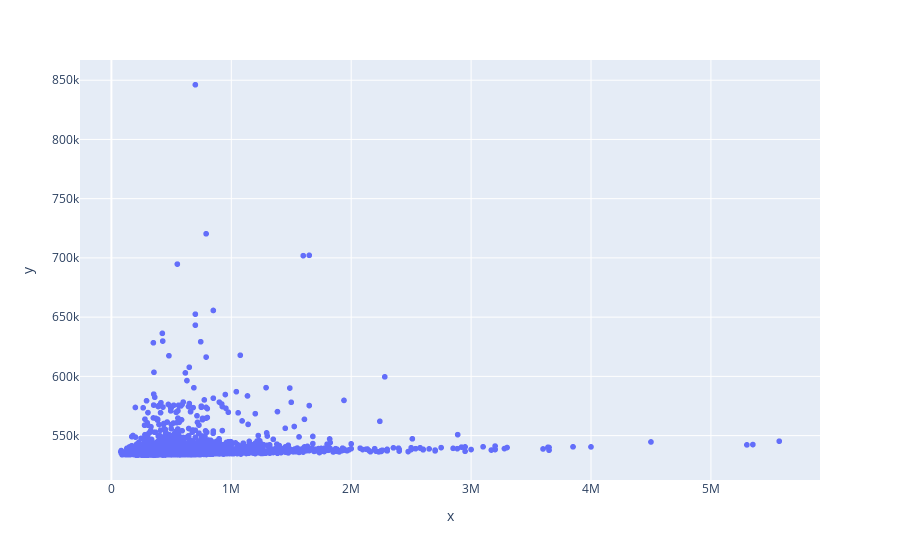

The code cell stored with this chart in its notebook:
### Code cell
# import plotly.express as px
# test_predictions = model.predict(nn_test_features).flatten()
# fig = px.scatter(x=nn_test_labels, y=test_predictions)
# fig.show()

### Figure 1 — Plotly figure (JSON) as saved in the notebook; plotly's stock layout.template omitted (floating-point values rounded to 4 significant figures; data arrays with more than 128 entries replaced by an {"elided": "..."} marker saying what was removed)
{"data": [{"hoverlabel": {"namelength": 0}, "hovertemplate": "x=%{x}<br>y=%{y}", "legendgroup": "", "marker": {"color": "#636efa", "symbol": "circle"}, "mode": "markers", "name": "", "showlegend": false, "type": "scattergl", "x": {"elided": "5404 int values"}, "xaxis": "x", "y": {"elided": "5404 float values"}, "yaxis": "y"}], "layout": {"legend": {"tracegroupgap": 0}, "margin": {"t": 60}, "xaxis": {"anchor": "y", "domain": [0, 1], "title": {"text": "x"}}, "yaxis": {"anchor": "x", "domain": [0, 1], "title": {"text": "y"}}}}
